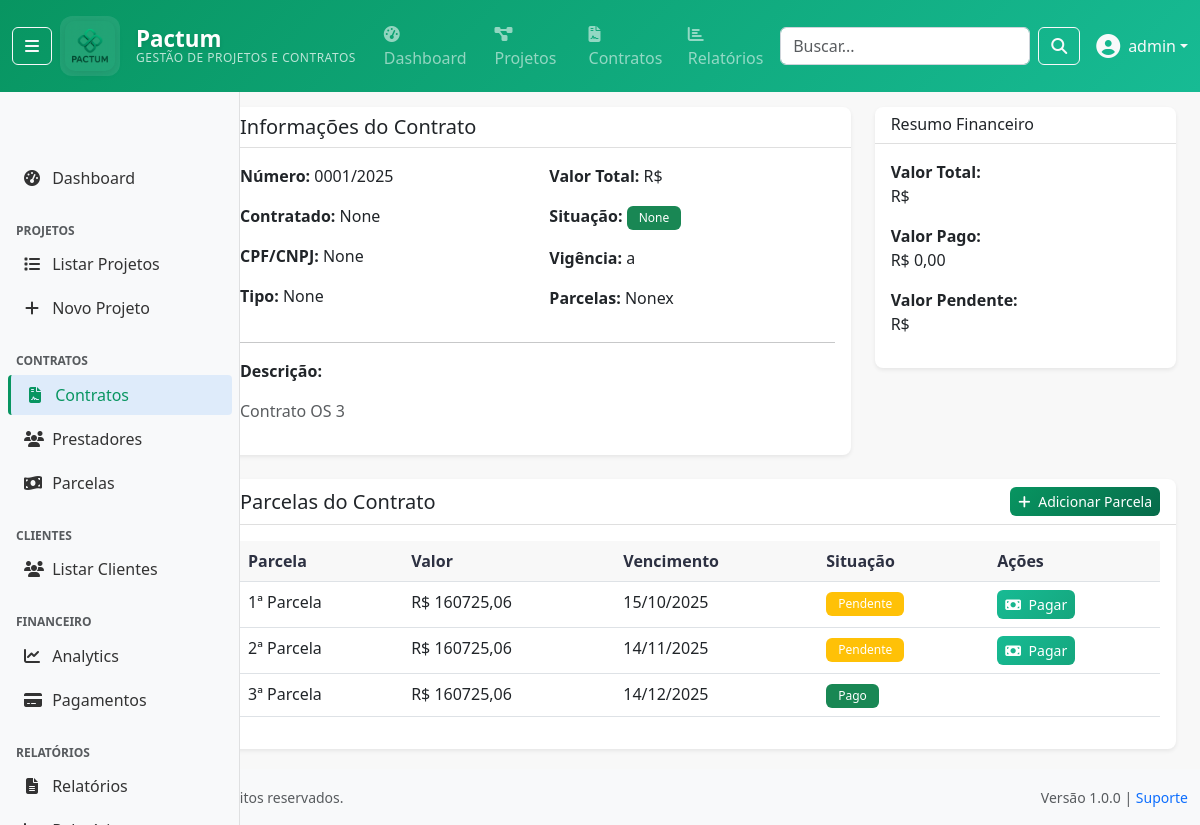
The app's page /contratos/0001/2025/ (signed in) with its own data.
### apps/accounts/models/user.py (models this page shows, shortened)
class User(AbstractUser):
    ROLE_CHOICES = [
        ('admin', 'Administrador'),
        ('ti', 'TI'),
        ('fiscal', 'Fiscal'),
        ('financeiro', 'Financeiro'),
        ('analista', 'Analista'),
        ('cliente', 'Cliente'),
    ]
    DEPARTMENT_CHOICES = [
        ('administrativo', 'Administrativo'),
        ('financeiro', 'Financeiro'),
        ('ti', 'Tecnologia da Informação'),
        ('fiscal', 'Fiscal'),
        ('operacional', 'Operacional'),
        ('diretoria', 'Diretoria'),
    ]
    cpf = models.CharField(
        'CPF', max_length=14, unique=True, null=True, blank=True,
        validators=[RegexValidator(
            regex=r'^\d{3}\.\d{3}\.\d{3}-\d{2}$|^\d{11}$',
            message='CPF deve estar no formato XXX.XXX.XXX-XX ou apenas números'
        )]
    )
    telefone = models.CharField('Telefone', max_length=20, blank=True)
    role = models.CharField('Função', max_length=20, choices=ROLE_CHOICES, default='analista')
    department = models.CharField('Departamento', max_length=30, choices=DEPARTMENT_CHOICES, blank=True)
    is_cliente_externo = models.BooleanField('Cliente Externo', default=False, help_text='Indica se é um cliente externo da FUNETEC')
    last_activity = models.DateTimeField('Última Atividade', null=True, blank=True)
    class Meta:
        verbose_name = 'Usuário'
        verbose_name_plural = 'Usuários'
        ordering = ['-date_joined']
        permissions = [
            ('can_manage_users', 'Pode gerenciar usuários'),
            ('can_view_financial_data', 'Pode ver dados financeiros'),
            ('can_manage_contracts', 'Pode gerenciar contratos'),
            ('can_manage_projects', 'Pode gerenciar projetos'),
            ('can_generate_reports', 'Pode gerar relatórios'),
        ]
    def __str__(self):
        return self.get_full_name() or self.username
    def is_admin(self):
        return self.role == 'admin' or self.is_superuser
    def is_cliente(self):
        return self.role == 'cliente' or self.is_cliente_externo
    def can_manage_projects(self):
        return self.is_admin() or self.has_perm('accounts.can_manage_projects')
    def can_view_financial_data(self):
        return self.role in ['admin', 'financeiro', 'fiscal'] or self.has_perm('accounts.can_view_financial_data')
    def can_manage_contracts(self):
        return self.role in ['admin', 'financeiro'] or self.has_perm('accounts.can_manage_contracts')
    def can_generate_reports(self):
        return not self.is_cliente() or self.has_perm('accounts.can_generate_reports')
    def can_manage_users(self):
        """Verificar se pode gerenciar usuários"""
        return self.is_admin() or self.has_perm('accounts.can_manage_users')

### apps/contratos/models/contrato.py (models this page shows, shortened)
class Contrato(models.Model):
    SITUACAO_CHOICES = [
        ('1', 'Aguardando Início'),
        ('2', 'Em andamento'),
        ('3', 'Paralisado'),
        ('4', 'Suspenso'),
        ('5', 'Cancelado'),
        ('6', 'Concluído'),
    ]
    TIPO_PESSOA_CHOICES = [
        (1, 'Pessoa Física'),
        (2, 'Pessoa Jurídica'),
    ]
    num_contrato = models.CharField(
        max_length=20,
        primary_key=True,
        db_column='numContrato',
        verbose_name='Número do Contrato'
    )
    cod_ordem = models.IntegerField(
        db_column='codOrdem',
        verbose_name='Código da Ordem'
    )
    descricao = models.CharField(
        max_length=500,
        verbose_name='Descrição'
    )
    cpf_cnpj = models.CharField(
        max_length=20,
        db_column='cpfcnpj',
        verbose_name='CPF/CNPJ',
        null=True,
        blank=True
    )
    contratado = models.CharField(
        max_length=200,
        verbose_name='Nome do Contratado',
        null=True,
        blank=True
    )
    tipo_pessoa = models.IntegerField(
        choices=TIPO_PESSOA_CHOICES,
        db_column='tipoPessoa',
        verbose_name='Tipo de Pessoa',
        null=True,
        blank=True
    )
    data_inicio = models.DateField(
        db_column='dataInicio',
        verbose_name='Data de Início',
        null=True,
        blank=True
    )
    data_fim = models.DateField(
        db_column='dataFim',
        verbose_name='Data de Fim',
        null=True,
        blank=True
    )
    valor = models.DecimalField(
        max_digits=14,
        decimal_places=2,
        verbose_name='Valor',
        null=True,
        blank=True
    )
    parcelas = models.IntegerField(
        verbose_name='Número de Parcelas',
        null=True,
        blank=True
    )
    data_parcela_inicial = models.DateField(
        db_column='dataParcelaInicial',
        verbose_name='Data da Parcela Inicial',
        null=True,
        blank=True
    )
    situacao = models.CharField(
        max_length=20,
        choices=SITUACAO_CHOICES,
        verbose_name='Situação',
        null=True,
        blank=True
    )
    class Meta:
        db_table = 'contrato'
        verbose_name = 'Contrato'
        verbose_name_plural = 'Contratos'
    class Meta:
        db_table = 'contrato'
        verbose_name = 'Contrato'
        verbose_name_plural = 'Contratos'

### apps/contratos/models/item_contrato.py (models this page shows, shortened)
class ItemContrato(models.Model):
    from apps.projetos.models.ordem import Ordem
    from apps.contratos.models.contrato import Contrato
    SITUACAO_CHOICES = [
        ('1', 'Lançado'),
        ('2', 'Cancelado'),
        ('3', 'Liquidado'),
    ]
    num_contrato = models.ForeignKey(
        'contratos.Contrato',  # Use string reference
        on_delete=models.CASCADE,
        db_column='numContrato',
        related_name='itens'  # Mudei de 'itens_contrato' para 'itens'
    )
    cod_lancamento = models.IntegerField(
        verbose_name='Código do Lançamento'
    )
    data_lancamento = models.DateField(
        verbose_name='Data de Lançamento'
    )
    num_parcela = models.IntegerField(
        verbose_name='Número da Parcela'
    )
    valor_parcela = models.DecimalField(
        max_digits=14,
        decimal_places=2,
        verbose_name='Valor da Parcela'
    )
    data_vencimento = models.DateField(
        verbose_name='Data de Vencimento'
    )
    valor_pago = models.DecimalField(
        max_digits=14,
        decimal_places=2,
        default=0,
        verbose_name='Valor Pago'
    )
    data_pagamento = models.DateField(
        null=True,
        blank=True,
        verbose_name='Data de Pagamento'
    )
    situacao = models.CharField(
        max_length=20,
        choices=SITUACAO_CHOICES,
        verbose_name='Situação'
    )
    class Meta:
        db_table = 'itens_contrato'
        verbose_name = 'Item do Contrato'
        verbose_name_plural = 'Itens do Contrato'
        unique_together = [['num_contrato', 'cod_lancamento']]

### apps/contratos/views/contrato_views.py (the view)
# urls.py: path('<path:pk>/', contrato_views.ContratoDetailView.as_view(), name='contrato_detail'),
class ContratoDetailView(LoginRequiredMixin, DetailView):
    model = Contrato
    template_name = 'contratos/contrato_detail.html'
    context_object_name = 'contrato'

### templates/contratos/contrato_detail.html (shortened to what this page needs)
{% extends 'base/base.html' %}
{% block page_title %}Detalhes do Contrato{% endblock %}
{% block page_actions %}
<a href="{% url 'contratos:contrato_list' %}" class="btn btn-secondary">
     Voltar para a Lista
</a>
{% endblock %}
{% block content %}
<div class="row">
    <div class="col-md-8">
        <div class="card shadow-sm">
            <div class="card-header">
                <h5 class="mb-0">Informações do Contrato</h5>
            </div>
            <div class="card-body">
                <div class="row">
                    <div class="col-md-6">
                        <p><strong>Número:</strong> {{ contrato.num_contrato }}</p>
                        <p><strong>Contratado:</strong> {{ contrato.contratado }}</p>
                        <p><strong>CPF/CNPJ:</strong> {{ contrato.cpf_cnpj }}</p>
                        <p><strong>Tipo:</strong> {{ contrato.get_tipo_pessoa_display }}</p>
                    </div>
                    <div class="col-md-6">
                        <p><strong>Valor Total:</strong> R$ {{ contrato.valor|floatformat:2 }}</p>
                        <p><strong>Situação:</strong> <span class="badge bg-success">{{ contrato.get_situacao_display }}</span></p>
                        <p><strong>Vigência:</strong> {{ contrato.data_inicio|date:"d/m/Y" }} a {{ contrato.data_fim|date:"d/m/Y" }}</p>
                        <p><strong>Parcelas:</strong> {{ contrato.parcelas }}x</p>
                    </div>
                </div>
                <hr>
                <div class="row">
                    <div class="col-12">
                        <p><strong>Descrição:</strong></p>
                        <p class="text-muted">{{ contrato.descricao|default:"Sem descrição" }}</p>
                    </div>
                </div>
            </div>
        </div>
    </div>
    <div class="col-md-4">
        <div class="card shadow-sm">
            <div class="card-header">
                <h6 class="mb-0">Resumo Financeiro</h6>
            </div>
            <div class="card-body">
                <p><strong>Valor Total:</strong><br>R$ {{ contrato.valor|floatformat:2 }}</p>
                <p><strong>Valor Pago:</strong><br>R$ 0,00</p>
                <p><strong>Valor Pendente:</strong><br>R$ {{ contrato.valor|floatformat:2 }}</p>
            </div>
        </div>
    </div>
</div>
<div class="card shadow-sm mt-4">
    <div class="card-header d-flex justify-content-between align-items-center">
        <h5 class="mb-0">Parcelas do Contrato</h5>
        <a href="{% url 'contratos:itemcontrato-create' contrato.pk %}" class="btn btn-sm btn-primary">
            <i class="fas fa-plus me-1"></i> Adicionar Parcela
        </a>
    </div>
    <div class="card-body">
        <div class="table-responsive">
            <table class="table table-hover">
                <thead>
                    <tr>
                        <th>Parcela</th>
                        <th>Valor</th>
                        <th>Vencimento</th>
                        <th>Situação</th>
                        <th>Ações</th>
                    </tr>
                </thead>
                <tbody>
                    {% for item in contrato.itens.all %}
                    <tr>
                        <td>{{ forloop.counter }}ª Parcela</td>
                        <td>R$ {{ item.valor_parcela|floatformat:2 }}</td>
                        <td>{{ item.data_vencimento|date:"d/m/Y" }}</td>
                        <td>
                            {% if item.situacao == '1' %}
                                <span class="badge bg-warning">Pendente</span>
                            {% elif item.situacao == '2' %}
                                <span class="badge bg-info">Processando</span>
                            {% elif item.situacao == '3' %}
                                <span class="badge bg-success">Pago</span>
                            {% else %}
                                <span class="badge bg-secondary">{{ item.get_situacao_display }}</span>
                            {% endif %}
                        </td>
                        <td>
                            {% if item.situacao == '1' %}
                                <button type="button" class="btn btn-sm btn-success"
                                        data-bs-toggle="modal" data-bs-target="#pagamentoModal"
                                        data-parcela-pk="{{ item.pk }}"
                                        data-parcela-num="{{ forloop.counter }}"
                                        data-valor-pendente="{{ item.valor_parcela }}">
                                    <i class="fas fa-money-bill me-1"></i> Pagar
                                </button>
                            {% endif %}
                        </td>
                    </tr>
                    {% empty %}
                    <tr>
                        <td colspan="5" class="text-center text-muted">Nenhuma parcela cadastrada</td>
                    </tr>
                    {% endfor %}
                </tbody>
            </table>
        </div>
    </div>
</div>
{% endblock %}

### templates/base/navbar.html (shortened to what this page needs)
{% load static %}
<nav class="navbar navbar-expand-md navbar-dark fixed-top" style="background: linear-gradient(135deg, #089561 0%, #17BB94 100%);">
    <div class="container-fluid">
        {% if user.is_authenticated %}
            <button class="btn btn-outline-light me-2" type="button" id="sidebarToggle" title="Recolher/Expandir Menu"
                    aria-label="Toggle sidebar" aria-pressed="false">
                <i class="fas fa-bars"></i>
            </button>
        {% endif %}
        <a class="navbar-brand d-flex align-items-center logo-brand-enhanced" href="{% url 'dashboard:index' %}">
            <div class="logo-container me-3">
                <img src="{% static 'img/logo_pactum.png' %}" alt="Pactum - Gestão de Projetos e Contratos" height="50" class="logo-img">
            </div>
            <div class="brand-text-container">
                <div class="brand-title">Pactum</div>
                <div class="brand-subtitle d-none d-lg-block">Gestão de Projetos e Contratos</div>
            </div>
        </a>
        <div class="collapse navbar-collapse" id="navbarNav">
            {% if user.is_authenticated %}
                <ul class="navbar-nav me-auto">
                    <li class="nav-item">
                        <a class="nav-link" href="{% url 'dashboard:index' %}">
                            <i class="fas fa-tachometer-alt me-1"></i>Dashboard
                        </a>
                    </li>
                    {% if user.can_manage_projects %}
                        <li class="nav-item">
                            <a class="nav-link" href="{% url 'projetos:projeto_list' %}">
                                <i class="fas fa-project-diagram me-1"></i>Projetos
                            </a>
                        </li>
                    {% endif %}
                    {% if user.can_manage_contracts %}
                        <li class="nav-item">
                            <a class="nav-link" href="{% url 'contratos:contrato_list' %}">
                                <i class="fas fa-file-contract me-1"></i>Contratos
                            </a>
                        </li>
                    {% endif %}
                    {% if user.can_view_financial_data %}
                        <li class="nav-item">
                            <a class="nav-link" href="{% url 'relatorios:relatorio_list' %}">
                                <i class="fas fa-chart-bar me-1"></i>Relatórios
                            </a>
                        </li>
                    {% endif %}
                </ul>
                <form class="d-flex me-3" method="get" action="{% url 'dashboard:index' %}">
                    <input class="form-control me-2" type="search" placeholder="Buscar..." name="q"
                           value="{{ request.GET.q }}" style="width: 250px;">
                    <button class="btn btn-outline-light" type="submit">
                        <i class="fas fa-search"></i>
                    </button>
                </form>
                <div class="dropdown">
                    <a class="nav-link dropdown-toggle text-light d-flex align-items-center" href="#"
                       id="userDropdown" role="button" data-bs-toggle="dropdown">
                        {% if user.avatar %}
                            <img src="{{ user.avatar.url }}" class="rounded-circle me-2" width="32" height="32">
                        {% else %}
                            <i class="fas fa-user-circle me-2 fs-4"></i>
                        {% endif %}
                        {{ user.get_full_name|default:user.username }}
                    </a>
                </div>
            {% endif %}
        </div>
    </div>
</nav>

### records on screen
User: get_full_name "admin"
Contrato: num_contrato "0001/2025", contratado "None", cpf_cnpj "None", tipo_pessoa "None", situacao "None", parcelas "None", descricao "Contrato OS 3"
ItemContrato: valor_parcela "160725,06", data_vencimento "15/10/2025", situacao "Pendente"
ItemContrato: valor_parcela "160725,06", data_vencimento "14/11/2025", situacao "Pendente"
ItemContrato: valor_parcela "160725,06", data_vencimento "14/12/2025", situacao "Pago"
